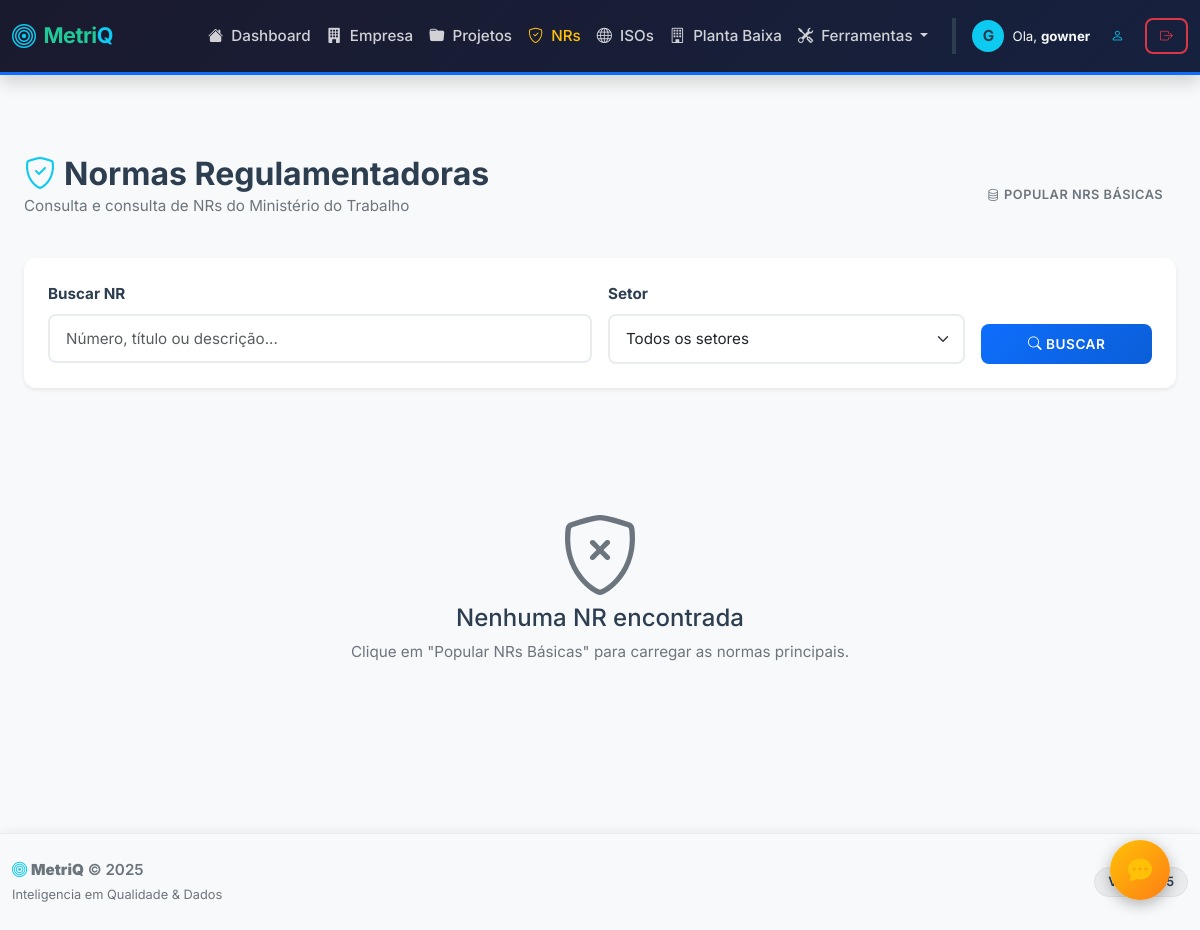
Before: /nr (signed in) with the older database file.
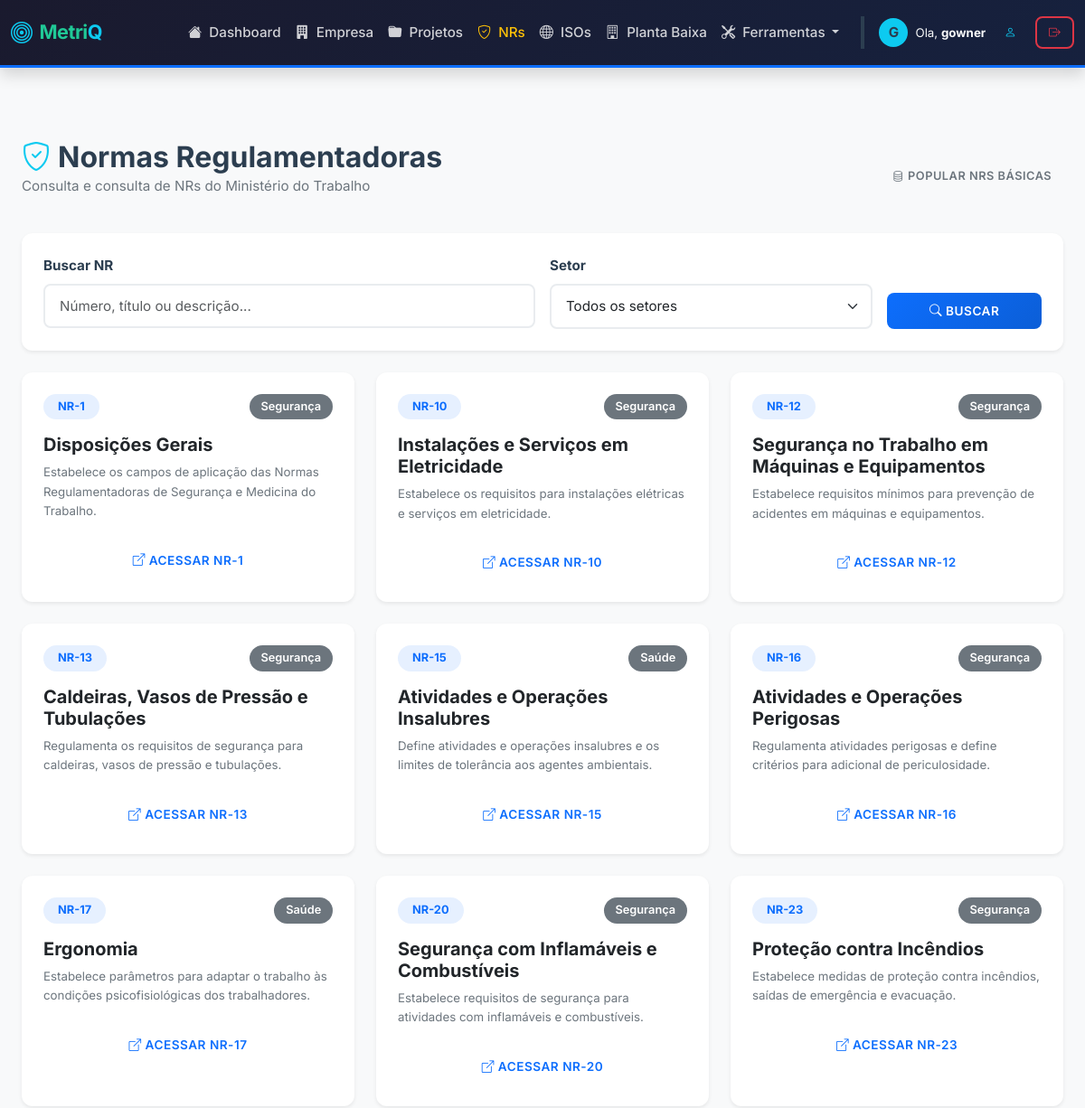
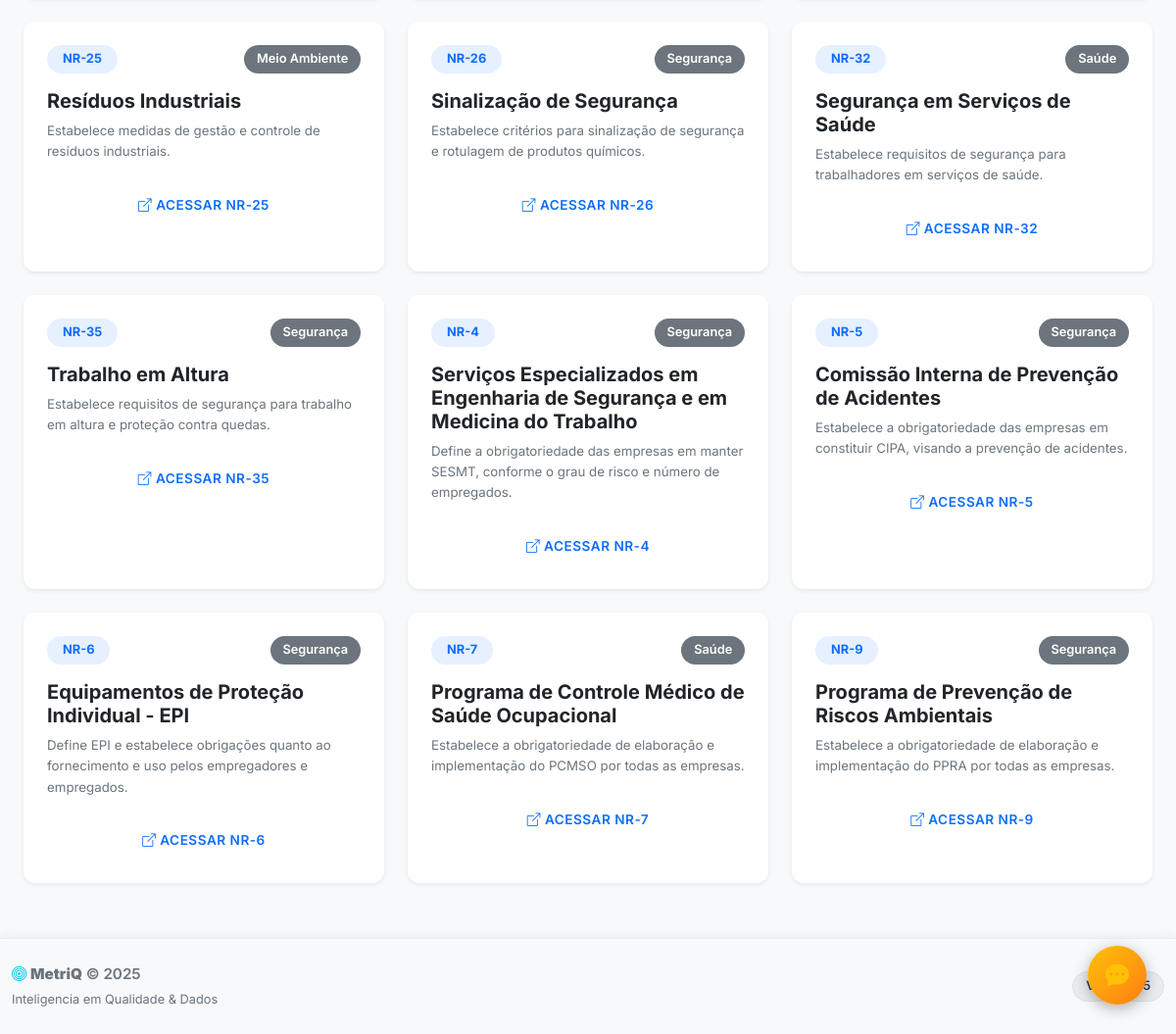
After: the same page with the newer database file (2 pictures, top to bottom).
### qualidade_flask/models.py (models this page shows, shortened)
class NormaRegulamentadora(db.Model):
    id = db.Column(db.Integer, primary_key=True)
    numero = db.Column(db.String(10), unique=True, nullable=False)
    titulo = db.Column(db.String(200), nullable=False)
    descricao = db.Column(db.Text)
    setor = db.Column(db.String(100))
    data_vigencia = db.Column(db.Date)
    link_oficial = db.Column(db.String(500))
    conteudo = db.Column(db.Text)
    palavras_chave = db.Column(db.JSON)
    perguntas = db.Column(db.JSON)
    glossario = db.Column(db.JSON)
    data_criacao = db.Column(db.DateTime, default=datetime.now)
    data_atualizacao = db.Column(db.DateTime, default=datetime.now, onupdate=datetime.now)
    checklists = db.relationship('ChecklistNR', backref='norma', lazy=True, cascade="all, delete-orphan")

### qualidade_flask/blueprints/nr.py (the view)
@nr.route('/nr')
@login_required
def lista_nrs():
    busca = request.args.get('busca', '')
    setor_filtro = request.args.get('setor', '')
    query = NormaRegulamentadora.query
    if busca:
        query = query.filter(
            (NormaRegulamentadora.numero.ilike(f'%{busca}%')) |
            (NormaRegulamentadora.titulo.ilike(f'%{busca}%')) |
            (NormaRegulamentadora.descricao.ilike(f'%{busca}%'))
        )
    if setor_filtro:
        query = query.filter(NormaRegulamentadora.setor == setor_filtro)
    normas = query.order_by(NormaRegulamentadora.numero).all()
    setores = db.session.query(NormaRegulamentadora.setor).distinct().all()
    setores = [s[0] for s in setores if s[0]]
    return render_template('nr/lista.html', normas=normas, setores=setores,
                          busca=busca, setor_filtro=setor_filtro)

### qualidade_flask/templates/nr/lista.html (shortened to what this page needs)
{% extends "base.html" %}
{% block content %}
<div class="container py-4">
    <div class="d-flex justify-content-between align-items-center mb-4">
        <div>
            <h2 class="fw-bold mb-0"><i class="bi bi-shield-check text-info me-2"></i>Normas Regulamentadoras</h2>
            <p class="text-muted">Consulta e consulta de NRs do Ministério do Trabalho</p>
        </div>
        <form action="{{ url_for('nr.popular_nrs') }}" method="POST" onsubmit="return confirm('Deseja popular o banco com NRs básicas?')">
            <button type="submit" class="btn btn-outline-secondary btn-sm">
                <i class="bi bi-database me-1"></i>Popular NRs Básicas
            </button>
        </form>
    </div>
    <div class="card border-0 shadow-sm mb-4">
        <div class="card-body p-4">
            <form action="{{ url_for('nr.lista_nrs') }}" method="GET" class="row g-3">
                <div class="col-md-6">
                    <label class="form-label fw-bold">Buscar NR</label>
                    <input type="text" name="busca" class="form-control"
                           placeholder="Número, título ou descrição..."
                           value="{{ busca }}">
                </div>
                <div class="col-md-4">
                    <label class="form-label fw-bold">Setor</label>
                    <select name="setor" class="form-select">
                        <option value="">Todos os setores</option>
                    </select>
                </div>
                <div class="col-md-2 d-flex align-items-end">
                    <button type="submit" class="btn btn-primary w-100">
                        <i class="bi bi-search me-1"></i>Buscar
                    </button>
                </div>
            </form>
        </div>
    </div>
    <div class="row g-4">
        {% if normas %}
            {% for norma in normas %}
            <div class="col-md-6 col-lg-4">
                <div class="card h-100 border-0 shadow-sm hover-shadow transition">
                    <div class="card-body">
                        <div class="d-flex justify-content-between align-items-start mb-3">
                            <span class="badge bg-primary bg-opacity-10 text-primary px-3 py-2 fw-bold">
                                {{ norma.numero }}
                            </span>
                            <span class="badge bg-secondary">{{ norma.setor }}</span>
                        </div>
                        <h5 class="card-title fw-bold mb-2">{{ norma.titulo }}</h5>
                        <p class="card-text text-muted small mb-4 line-clamp-3">
                            {{ norma.descricao }}
                        </p>
                        <a href="{{ url_for('nr.detalhe_nr', id=norma.id) }}" class="btn btn-outline-primary w-100">
                            <i class="bi bi-box-arrow-up-right me-1"></i>Acessar {{ norma.numero }}
                        </a>
                    </div>
                </div>
            </div>
            {% endfor %}
        {% else %}
            <div class="col-12 text-center py-5">
                <div class="bg-light rounded-4 p-5">
                    <i class="bi bi-shield-x display-1 text-muted mb-3"></i>
                    <h4>Nenhuma NR encontrada</h4>
                    <p class="text-muted">
                        {% if busca or setor_filtro %}
                            Tente ajustar os filtros de busca.
                        {% else %}
                            Clique em "Popular NRs Básicas" para carregar as normas principais.
                        {% endif %}
                    </p>
                </div>
            </div>
        {% endif %}
    </div>
</div>
{% endblock %}

Changed rows visible on the page:
added NormaRegulamentadora: numero "NR-1", setor "Segurança", titulo "Disposições Gerais", descricao "Estabelece os campos de aplicação das Normas Regulamentadoras de Segurança e Medicina do Trabalho."
added NormaRegulamentadora: numero "NR-10", setor "Segurança", titulo "Instalações e Serviços em Eletricidade", descricao "Estabelece os requisitos para instalações elétricas e serviços em eletricidade."
added NormaRegulamentadora: numero "NR-12", setor "Segurança", titulo "Segurança no Trabalho em Máquinas e Equipamentos", descricao "Estabelece requisitos mínimos para prevenção de acidentes em máquinas e equipamentos."
added NormaRegulamentadora: numero "NR-13", setor "Segurança", titulo "Caldeiras, Vasos de Pressão e Tubulações", descricao "Regulamenta os requisitos de segurança para caldeiras, vasos de pressão e tubulações."
added NormaRegulamentadora: numero "NR-15", setor "Saúde", titulo "Atividades e Operações Insalubres", descricao "Define atividades e operações insalubres e os limites de tolerância aos agentes ambientais."
added NormaRegulamentadora: numero "NR-16", setor "Segurança", titulo "Atividades e Operações Perigosas", descricao "Regulamenta atividades perigosas e define critérios para adicional de periculosidade."
added NormaRegulamentadora: numero "NR-17", setor "Saúde", titulo "Ergonomia", descricao "Estabelece parâmetros para adaptar o trabalho às condições psicofisiológicas dos trabalhadores."
added NormaRegulamentadora: numero "NR-20", setor "Segurança", titulo "Segurança com Inflamáveis e Combustíveis", descricao "Estabelece requisitos de segurança para atividades com inflamáveis e combustíveis."
added NormaRegulamentadora: numero "NR-23", setor "Segurança", titulo "Proteção contra Incêndios", descricao "Estabelece medidas de proteção contra incêndios, saídas de emergência e evacuação."
added NormaRegulamentadora: numero "NR-25", setor "Meio Ambiente", titulo "Resíduos Industriais", descricao "Estabelece medidas de gestão e controle de resíduos industriais."
added NormaRegulamentadora: numero "NR-26", setor "Segurança", titulo "Sinalização de Segurança", descricao "Estabelece critérios para sinalização de segurança e rotulagem de produtos químicos."
added NormaRegulamentadora: numero "NR-32", setor "Saúde", titulo "Segurança em Serviços de Saúde", descricao "Estabelece requisitos de segurança para trabalhadores em serviços de saúde."
added NormaRegulamentadora: numero "NR-35", setor "Segurança", titulo "Trabalho em Altura", descricao "Estabelece requisitos de segurança para trabalho em altura e proteção contra quedas."
added NormaRegulamentadora: numero "NR-4", setor "Segurança", titulo "Serviços Especializados em Engenharia de Segurança e em Medicina do Trabalho", descricao "Define a obrigatoriedade das empresas em manter SESMT, conforme o grau de risco e número de empregados."
added NormaRegulamentadora: numero "NR-5", setor "Segurança", titulo "Comissão Interna de Prevenção de Acidentes", descricao "Estabelece a obrigatoriedade das empresas em constituir CIPA, visando a prevenção de acidentes."
added NormaRegulamentadora: numero "NR-6", setor "Segurança", titulo "Equipamentos de Proteção Individual - EPI", descricao "Define EPI e estabelece obrigações quanto ao fornecimento e uso pelos empregadores e empregados."
added NormaRegulamentadora: numero "NR-7", setor "Saúde", titulo "Programa de Controle Médico de Saúde Ocupacional", descricao "Estabelece a obrigatoriedade de elaboração e implementação do PCMSO por todas as empresas."
added NormaRegulamentadora: numero "NR-9", setor "Segurança", titulo "Programa de Prevenção de Riscos Ambientais", descricao "Estabelece a obrigatoriedade de elaboração e implementação do PPRA por todas as empresas."
Other visible differences:
text no longer shown: "Nenhuma NR encontrada Clique em \"Popular NRs Básicas\" para carregar as normas principais."
